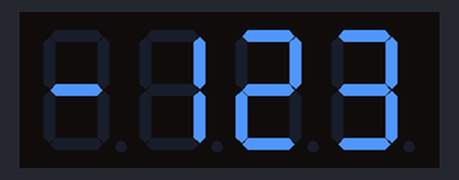
A sketch run on a simulated Arduino Uno, built with avr-gcc and run on an emulated ATmega328P. Shown: 4-digit seven-segment display.

Above: at 0.1 s.
At 2.1 s:
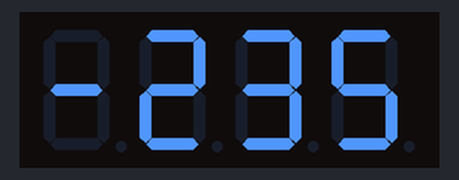
At 4.1 s:
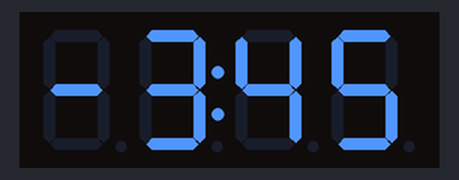
At 6.2 s:
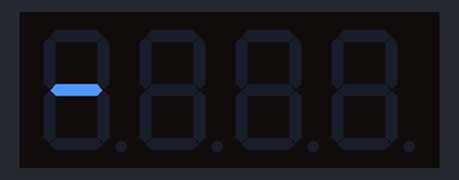
At 17.08 s:
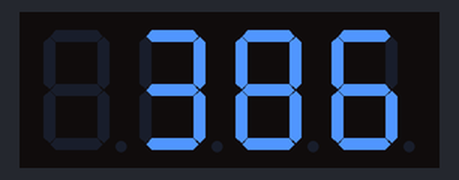
At 28.28 s:
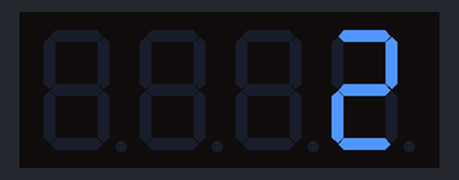

The sketch:

7seg-tm1637.ino
```cpp
//tm1637.DIO --> nodeMCU32s.P16(GPIO16)
//tm1637.CLK --> nodeMCU32s.P17(GPIO17)

#include "TM1637.h"//https://github.com/Seeed-Studio/Grove_4Digital_Display

// Pins definitions for TM1637 and can be changed to other ports
const int CLK = 17;//NodeMCU GPIO17
const int DIO = 16;//NodeMCU GPIO16
TM1637 tm1637(CLK, DIO);

float number = -1234.5;
int mult = 1;

void setup() {
//  Serial.begin(115200);   //设置串口波特率

    tm1637.init();
    tm1637.set(BRIGHT_TYPICAL);//BRIGHT_TYPICAL = 2,BRIGHT_DARKEST = 0,BRIGHTEST = 7;

    float num = -123.45;

    // Without specifying decimal pointt it displays int
    tm1637.displayNum(num);    // -123
    delay(2000);

    // When numbers doesn't fit biggest digits are truncated
    tm1637.displayNum(num, 1); // -234
    delay(2000);

    // Colon light up as decimal point
    tm1637.displayNum(num, 2); // -3:45
    delay(2000);

    // Note that adding 3 digits (-123450) makes number out of int range
    tm1637.displayNum(num, 3); // -450
    delay(2000);

    // Display negative numbers without sign
    tm1637.displayNum(num, 0, false); // _123
    delay(2000);
//    return;
}

void loop() {
    tm1637.displayNum(number);

    number += 17.42 * mult;
    if (abs(number) > 1500) {
        mult *= -1;
    }

    delay(50);
}
```

Measured:
- what the display in image 1 shows lasts 2.0 s, from 2.1 s to 4.1 s
